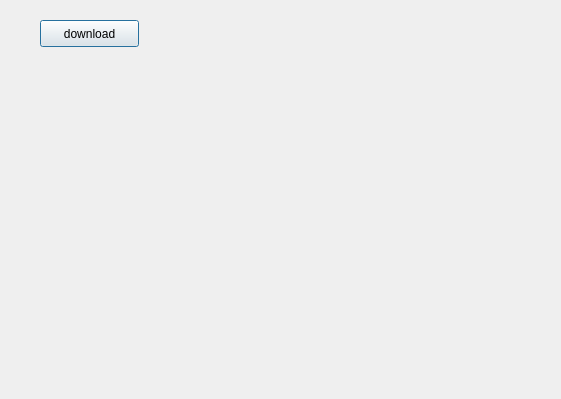
<?xml version="1.0" encoding="UTF-8"?>
<ui version="4.0">
 <class>w_sys_manage_cloudsync_rb_order</class>
 <widget class="QDialog" name="w_sys_manage_cloudsync_rb_order">
  <property name="geometry">
   <rect>
    <x>0</x>
    <y>0</y>
    <width>561</width>
    <height>399</height>
   </rect>
  </property>
  <property name="windowTitle">
   <string>Dialog</string>
  </property>
  <widget class="QPushButton" name="pushButton">
   <property name="geometry">
    <rect>
     <x>40</x>
     <y>20</y>
     <width>99</width>
     <height>27</height>
    </rect>
   </property>
   <property name="text">
    <string>download</string>
   </property>
  </widget>
 </widget>
 <resources/>
 <connections/>
</ui>
